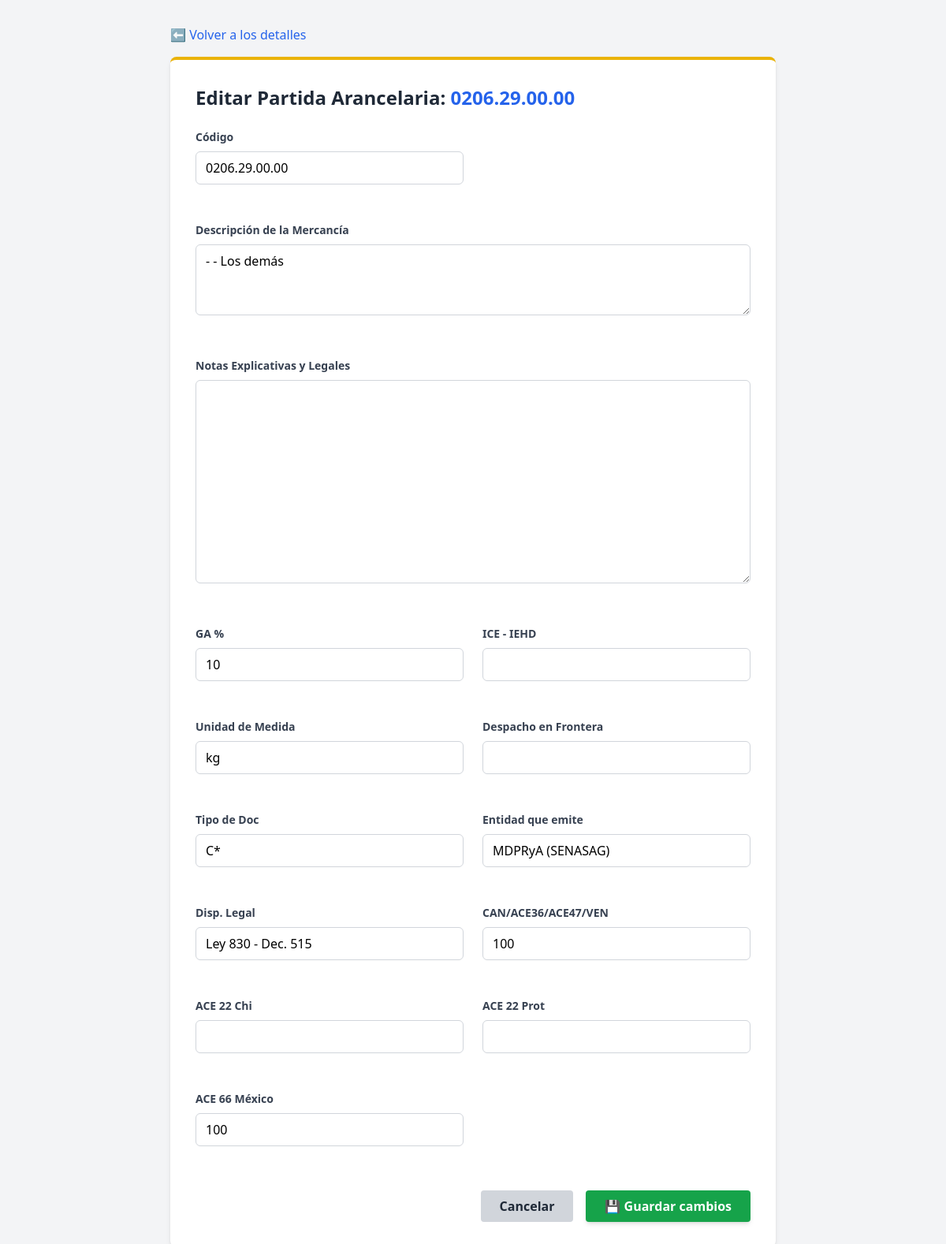
Screenshot of /arancel/editar/99/ (signed in) with the database file from the repository.
### cuentas/models.py (models this page shows, shortened)
class Arancel(models.Model):
    codigo = models.CharField(max_length=20, unique=True, verbose_name="Código")
    descripcion = models.TextField(verbose_name="Descripción de la Mercancía")
    notas_explicativas = models.TextField(null=True, blank=True, verbose_name="Notas Explicativas y Legales")
    ga_porcentaje = models.IntegerField(null=True, blank=True, verbose_name="GA %")
    ice_iehd = models.CharField(max_length=50, null=True, blank=True, verbose_name="ICE - IEHD")
    unidad_medida = models.CharField(max_length=10, null=True, blank=True, verbose_name="Unidad de Medida")
    despacho_frontera = models.CharField(max_length=100, null=True, blank=True, verbose_name="Despacho en Frontera")
    doc_tipo = models.CharField(max_length=20, null=True, blank=True, verbose_name="Tipo de Doc")
    doc_entidad = models.CharField(max_length=100, null=True, blank=True, verbose_name="Entidad que emite")
    doc_disposicion = models.CharField(max_length=150, null=True, blank=True, verbose_name="Disp. Legal")
    pref_can_ace = models.CharField(max_length=20, null=True, blank=True, verbose_name="CAN/ACE36/ACE47/VEN")
    pref_ace22_chi = models.CharField(max_length=20, null=True, blank=True, verbose_name="ACE 22 Chi")
    pref_ace22_prot = models.CharField(max_length=20, null=True, blank=True, verbose_name="ACE 22 Prot")
    pref_ace66_mexico = models.CharField(max_length=20, null=True, blank=True, verbose_name="ACE 66 México")
    class Meta:
        verbose_name = "Arancel"
        verbose_name_plural = "Aranceles"

### cuentas/views.py (the view)
# urls.py: path('arancel/editar/<int:arancel_id>/', views.editar_arancel, name='editar_arancel'),
@login_required
@never_cache
def editar_arancel(request, arancel_id):
    if not request.user.is_staff:
        messages.error(request, "Acceso denegado. No tienes permisos para realizar esta acción.")
        return redirect('home')
    arancel = get_object_or_404(Arancel, id=arancel_id)
    if request.method == 'POST':
        form = ArancelForm(request.POST, instance=arancel)
        if form.is_valid():
            form.save()
            messages.success(request, "Información arancelaria actualizada correctamente.")
            return redirect('detalle_arancel', arancel_id=arancel.id)
    else:
        form = ArancelForm(instance=arancel)
    return render(request, 'editar_arancel.html', {'form': form, 'arancel': arancel})

### cuentas/forms.py (shortened to what this page needs)
class ArancelForm(forms.ModelForm):
    class Meta:
        model = Arancel
        fields = '__all__'
    def __init__(self, *args, **kwargs):
        super(ArancelForm, self).__init__(*args, **kwargs)
        for field in self.fields:
            self.fields[field].widget.attrs.update({
                'class': 'w-full px-3 py-2 border border-gray-300 rounded-md focus:outline-none focus:ring-2 focus:ring-blue-500 mb-2'
            })
        self.fields['descripcion'].widget.attrs.update({'rows': '3'})

### templates/editar_arancel.html (shortened to what this page needs)
<!DOCTYPE html>
<html lang="es">
<head>
    <script src="https://cdn.tailwindcss.com"></script>
</head>
<body class="bg-gray-100 min-h-screen p-8">
    <div class="max-w-3xl mx-auto">
        <div class="mb-4 flex justify-between">
            <a href="{% url 'detalle_arancel' arancel.id %}" class="text-blue-600 hover:underline">⬅️ Volver a los detalles</a>
        </div>
        <div class="bg-white p-8 rounded-lg shadow-md border-t-4 border-yellow-500">
            <h1 class="text-2xl font-bold text-gray-800 mb-6">Editar Partida Arancelaria: <span class="text-blue-600">{{ arancel.codigo }}</span></h1>
            <form method="POST" action="">
                <div class="grid grid-cols-1 md:grid-cols-2 gap-6">
                    {% for field in form %}
                    <div class="mb-4 {% if field.name == 'descripcion' or field.name == 'notas_explicativas' %}md:col-span-2{% endif %}">
                        <label class="block text-gray-700 text-sm font-bold mb-2" for="{{ field.id_for_label }}">
                            {{ field.label }}
                        </label>
                        {{ field }}
                    </div>
                    {% endfor %}
                </div>
                <div class="mt-8 flex justify-end gap-4">
                    <a href="{% url 'detalle_arancel' arancel.id %}" class="bg-gray-300 hover:bg-gray-400 text-gray-800 font-bold py-2 px-6 rounded">
                        Cancelar
                    </a>
                    <button type="submit" class="bg-green-600 hover:bg-green-700 text-white font-bold py-2 px-6 rounded shadow-md">
                        💾 Guardar cambios
                    </button>
                </div>
            </form>
        </div>
    </div>
</body>
</html>

### rows the page displays
Arancel: codigo "0206.29.00.00", form "0206.29.00.00" "- - Los demás" "10" "kg" "C*" "MDPRyA (SENASAG)" "Ley 830 - Dec. 515" "100" "100"

### other values shown
{{ field.label }} "Código" "Descripción de la Mercancía" "Notas Explicativas y Legales" "GA %" "ICE - IEHD" "Unidad de Medida" "Despacho en Frontera" "Tipo de Doc" "Entidad que emite" "Disp. Legal" "CAN/ACE36/ACE47/VEN" "ACE 22 Chi" "ACE 22 Prot" "ACE 66 México"
